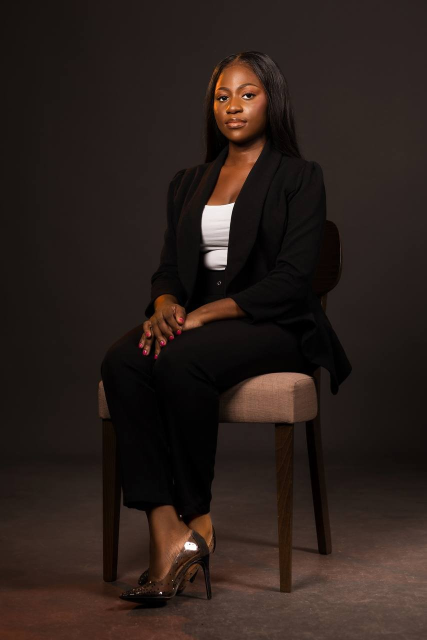
#> input picture _build/projects/mawuena/founder.jpg, 853 x 1280 px (shown at 1/2 size)
$ python testimonial_photos.py
#> lines starting #> are read from the running program, lines starting #| are printed output that depends on the picture
"""Testimonial photos cropped from pictures on the clients' own sites.

  projects/mawuena/founder.jpg          Mawuena Datsa, from "Meet the founder" on mawuenadatsafoundation.org
  projects/agorivia/about-founder.png   the founder photo in the About section of agorivia.co/about

Writes portimg/testi-mawuena-founder.jpg (4:5, for the large testimonial card) and
portimg/voice-agorivia-founder.jpg (square, for the round photo on the client wall).

Usage: python3 testimonial_photos.py   (needs Pillow)
"""
import os
from PIL import Image

HERE = os.path.dirname(os.path.abspath(__file__))
OUT = os.path.join(HERE, "portimg")

CROPS = [  # (source, (left, top, right, bottom) as fractions of the image, output, size)
    ("projects/mawuena/founder.jpg", (.11, .03, .87, .69), "testi-mawuena-founder.jpg", (800, 1000)),
    ("projects/agorivia/about-founder.png", (.1, .03, .98, .617), "voice-agorivia-founder.jpg", (400, 400)),
]

for src, (l, t, r, b), name, size in CROPS:
    im = Image.open(os.path.join(HERE, src)).convert("RGB")
#> im is the input picture: PIL image 853x1280 RGB; mean R, G, B 43, 31.5, 27
    w, h = im.size
#> w = 853; h = 1280
    im = im.crop((round(l * w), round(t * h), round(r * w), round(b * h))).resize(size, Image.LANCZOS)
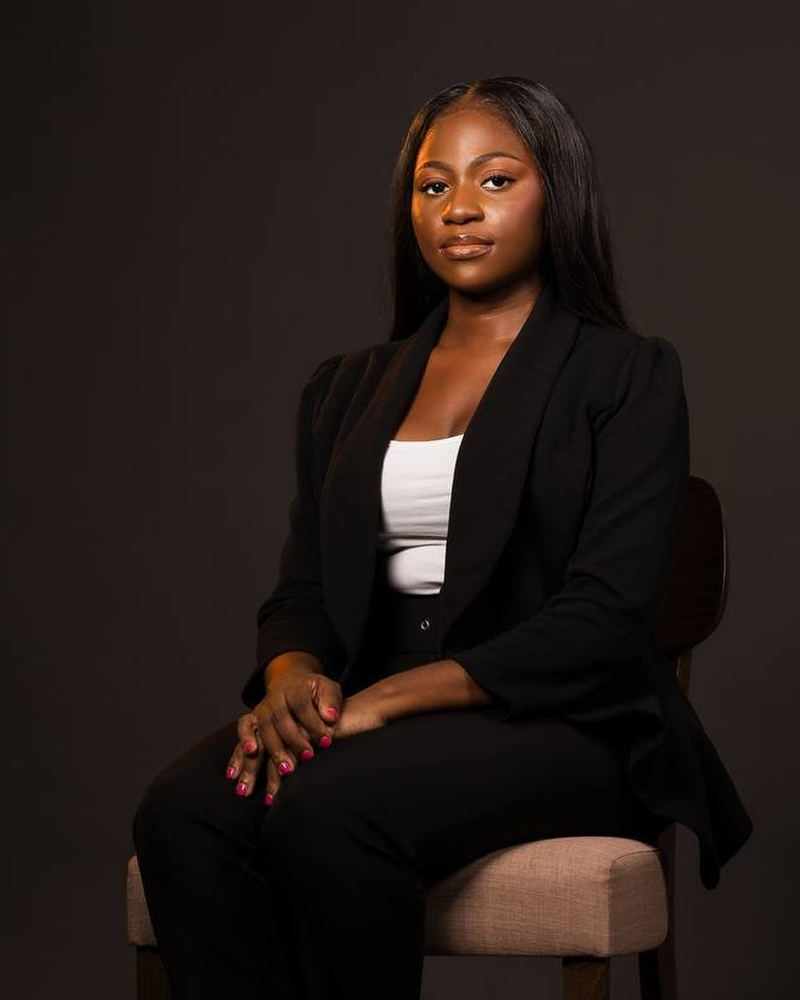
#> im: PIL image 800x1000 RGB; mean R, G, B 38.8, 28.7, 25
    im.save(os.path.join(OUT, name), quality=86)
    print(name, size)
#> pass 2 of the loop `for src, (l, t, r, b), name, size in CROPS:`:
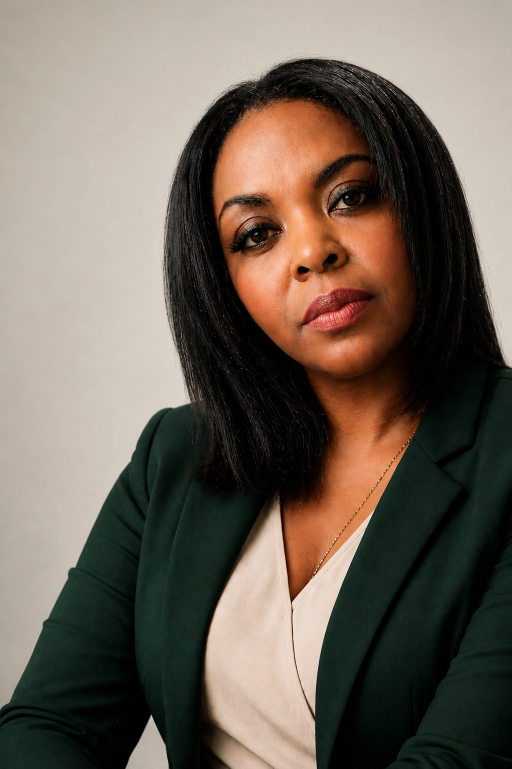
#> input picture _build/projects/agorivia/about-founder.png, 1023 x 1537 px (shown at 1/2 size)
#> im is the input picture: PIL image 1023x1537 RGB; mean R, G, B 112.2, 101.1, 89.6
#> `im = im.crop((round(l * w), round(t * h), round(r * w), round(b * h)))..`:
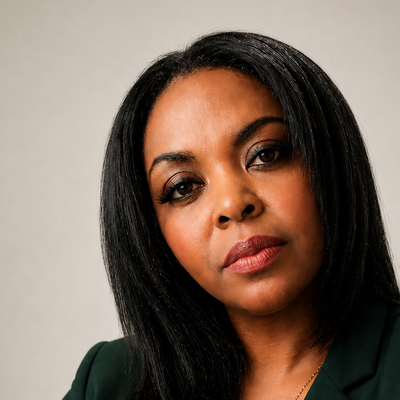
#> im: PIL image 400x400 RGB; mean R, G, B 127.3, 107.5, 94.5
